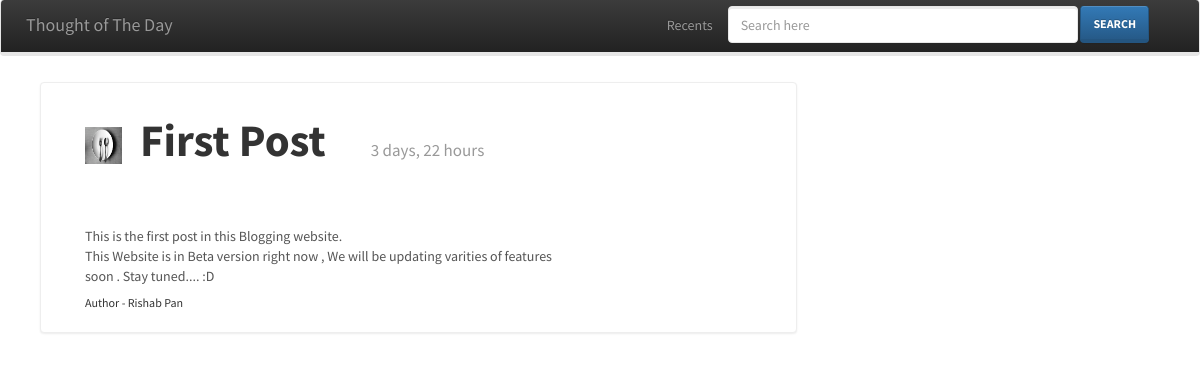
Page /1/details/ on the committed database.
### posts/models.py (models this page shows, shortened)
class Post(models.Model):
	title = models.CharField(max_length=56)
	content = models.TextField()
	tips_type = models.CharField(max_length=100)
	author = models.CharField(max_length=120)
	timestamp = models.DateTimeField(auto_now=False,auto_now_add=True)
	image = models.ImageField(upload_to=upload_location ,
		null=True,blank=True)
	class Meta:
		ordering = ["-timestamp"]

### posts/views.py (the view)
# urls.py: url(r'^(?P<id>\d+)/details/$',views.posts_detail,name="detail"),
def posts_detail(request,id=None):
	instance = get_object_or_404(Post,id=id)
	return render(request,"posts/detail.html",{"instance":instance})

### templates/posts/detail.html (shortened to what this page needs)
{% extends "posts/base.html" %}
{% block content %}
<div class="row">
<div class="col-sm-8" style="margin-left:30px;">
    <div class="thumbnail" style="padding-left:35px;">
      <div class="caption">
        <h2 style="font-size:45px;"><img src="/static/img/{{ instance.tips_type }}.jpg" style="width:37px;height:37px;">&nbsp;&nbsp;<b>{{instance.title}}</b>    &nbsp;&nbsp;&nbsp;&nbsp;<small style="font-size:17px;">{{ instance.timestamp|timesince }}</small></h2>
        <br><br>
        <p>{{instance.content|linebreaks}}</p>
        <h6>Author - {{ instance.author }}</h6>
      </div>
    </div>
  </div>
</div>
{% endblock %}

### rows in the picture
Post: tips_type (picture), title "First Post", timestamp "3 days, 22 hours", content "This is the first post in this Blogging website. This Website is in Beta version right now , We will be updating varities of features soon . Stay tuned.... :D", author "Rishab Pan"
